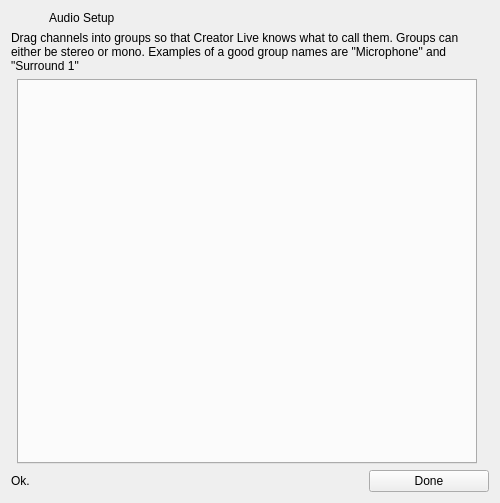
<?xml version="1.0" encoding="UTF-8"?>
<ui version="4.0">
 <class>SettingsLinux</class>
 <widget class="QWidget" name="SettingsLinux">
  <property name="geometry">
   <rect>
    <x>0</x>
    <y>0</y>
    <width>500</width>
    <height>503</height>
   </rect>
  </property>
  <property name="minimumSize">
   <size>
    <width>500</width>
    <height>500</height>
   </size>
  </property>
  <property name="maximumSize">
   <size>
    <width>500</width>
    <height>16777215</height>
   </size>
  </property>
  <property name="windowTitle">
   <string>Audio Setup</string>
  </property>
  <layout class="QGridLayout" name="gridLayout">
   <item row="0" column="0" colspan="4">
    <layout class="QGridLayout" name="gridLayout_2">
     <item row="0" column="1">
      <widget class="QLabel" name="label">
       <property name="minimumSize">
        <size>
         <width>32</width>
         <height>0</height>
        </size>
       </property>
       <property name="maximumSize">
        <size>
         <width>32</width>
         <height>32</height>
        </size>
       </property>
       <property name="styleSheet">
        <string notr="true">* {
font: 11pt &quot;HandelGotDLig&quot;;
	background-color: rgba(255, 255, 255, 0);
    color: rgb(255, 255, 255);
}</string>
       </property>
       <property name="text">
        <string/>
       </property>
       <property name="pixmap">
        <pixmap resource="icons/icons.qrc">:/icons/settings.png</pixmap>
       </property>
       <property name="scaledContents">
        <bool>true</bool>
       </property>
      </widget>
     </item>
     <item row="0" column="2">
      <widget class="QLabel" name="label_2">
       <property name="sizePolicy">
        <sizepolicy hsizetype="Preferred" vsizetype="Maximum">
         <horstretch>0</horstretch>
         <verstretch>0</verstretch>
        </sizepolicy>
       </property>
       <property name="styleSheet">
        <string notr="true">* {
font: 14pt &quot;HandelGotDLig&quot;;
}</string>
       </property>
       <property name="text">
        <string>Audio Setup</string>
       </property>
      </widget>
     </item>
     <item row="1" column="1" colspan="2">
      <widget class="QLabel" name="label_3">
       <property name="text">
        <string>Drag channels into groups so that Creator Live knows what to call them. Groups can either be stereo or mono. Examples of a good group names are &quot;Microphone&quot; and &quot;Surround 1&quot;</string>
       </property>
       <property name="wordWrap">
        <bool>true</bool>
       </property>
      </widget>
     </item>
    </layout>
   </item>
   <item row="5" column="0" colspan="4">
    <layout class="QHBoxLayout" name="horizontalLayout_2">
     <item>
      <widget class="QLabel" name="label_status">
       <property name="text">
        <string>Ok.</string>
       </property>
       <property name="wordWrap">
        <bool>true</bool>
       </property>
      </widget>
     </item>
     <item>
      <widget class="QPushButton" name="pushButton">
       <property name="maximumSize">
        <size>
         <width>120</width>
         <height>16777215</height>
        </size>
       </property>
       <property name="text">
        <string>Done</string>
       </property>
      </widget>
     </item>
    </layout>
   </item>
   <item row="1" column="1">
    <widget class="SettingsTabWidget" name="tabWidget"/>
   </item>
  </layout>
 </widget>
 <customwidgets>
  <customwidget>
   <class>SettingsTabWidget</class>
   <extends>QTabWidget</extends>
   <header>settingstabwidget.h</header>
   <container>1</container>
  </customwidget>
 </customwidgets>
 <resources>
  <include location="icons/icons.qrc"/>
 </resources>
 <connections/>
</ui>
